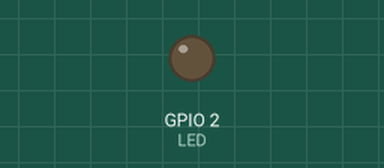
The sketch below on a simulated ESP8266 (NodeMCU). Parts: output pins drawn as LEDs (lit = HIGH). WiFi joins after 1.5 s; servers stay silent unless stated; a WiFi scan finds three made-up networks; what the sketch prints to the serial monitor is not drawn.

Above: at 0.0 s.
Timing chart, 0 to 5.8 s (numbered marks = the images above):
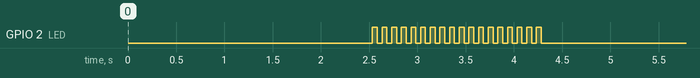

The sketch:

Clase01_Tarea_Oscar_esp8266.ino
```cpp
//#include<WiFi.h>            //ESP32    https://www.arduino.cc/reference/en/libraries/wifinina/
#include<ESP8266WiFi.h>   //ESP8266  https://arduino-esp8266.readthedocs.io/en/latest/esp8266wifi/readme.html

IPAddress ip(192,168,1,171);        //Static IP to be used in WiFi.config().
IPAddress gateway(192,168,1,254);   //Gateway IP Address configured at WiFi.config().
IPAddress subnet(255,255,255,0);    //Subnet mask configured at WiFi.config().

char ssid[] = "INFINITUM0001";
char password[] = "xsAX6SDA7Q";
#define LED 2 //PullUp resistor; 1:Off; 0: On

void setup()
{
  Serial.begin(115200);
  pinMode(LED,OUTPUT);
  delay(500);   //Delay to let Serial start correclty
  Serial.println("-------------------------------------------------------------------------------------");
  Serial.println("------------------Oscar. Tarea Clase01 WiFi Connection with esp8266------------------");

  WiFiNeighboring();

  Serial.print("\nConnecting to 2.4GHz WiFi, SSID: ");
  Serial.print(ssid);
  Serial.println(" with Static IP Address ");
  WiFi.config(ip, gateway, subnet);
  WiFi.begin(ssid, password);  //Starts the WiFi connection

  while (WiFi.status() != WL_CONNECTED)   //While disconnected: !WL_CONNECTED; 3=connected; 6=disconnected
  {
    //delay(300);
    Serial.print(".");
    for(int i=0; i<6; i++)  //Led Blinking when waiting for connection
    {
      digitalWrite(LED,HIGH);      //Enciende LED
      delay(50);   //100 ms
      digitalWrite(LED,LOW);     //Apaga LED
      delay(50);   //100 ms
    }
  }
  printWiFiStatus();
  printWiFiSettings();
}

void loop()
{
}

void WiFiNeighboring()
{
  Serial.println("\n**WiFi Neighboring Scan in 2.4GHz**\n");
  int NumberOfEntries = WiFi.scanNetworks();   //WiFiNeighboring scan and save NumberOfEntries

  Serial.print("Number of Scaned SSIDs: ");
  Serial.println(NumberOfEntries);

  for(int AccessPoint = 0; AccessPoint < NumberOfEntries; AccessPoint++) //AccesPoint is the NumberOfEntrie to be used
  {
    Serial.print(AccessPoint+1);
    Serial.print( ") SSID: " );
    Serial.print( WiFi.SSID(AccessPoint) );  //This method print the scaned SSID of index "AccessPoint"
    Serial.print( "\tBSSID: " );
    Serial.print( WiFi.BSSIDstr(AccessPoint) );
    Serial.print( "\tRSSI: " );
    Serial.print( WiFi.RSSI(AccessPoint) ); Serial.println(" dBm");
  }
}

void printWiFiStatus()
{
  Serial.printf("\nWiFi Status: ");
  Serial.print(WiFi.status());
  Serial.println("  Connected to WiFi!!!");
  digitalWrite(2,LOW);             //Turn On LED when WiFi is connected
}

void printWiFiSettings()
{
    Serial.println("\n-----Settings of the STA (station): ");
  Serial.print("SSID...............: ");  Serial.println(WiFi.SSID());
  Serial.print("Pre-Shared Key.....: ");  Serial.println(WiFi.psk());
  Serial.print("MAC Address........: ");  Serial.println(WiFi.macAddress());  // 5C:CF:7F:0F:DD:51 (saw in modem)
  Serial.print("BSSID (MAC AP).....: ");  Serial.println(WiFi.BSSIDstr());    // A8:54:A2:26:16:B0 AP
  Serial.printf("Received Signal Strength (RSSI): "); Serial.print(WiFi.RSSI()); Serial.println(" dBm");
  Serial.print("Hostname...........: ");  Serial.println(WiFi.hostname());    // ESP-0FDD51
  Serial.print("Gateway IP.........: ");  Serial.println(WiFi.gatewayIP());
  Serial.print("Static IP Address..: ");  Serial.println(WiFi.localIP());
  Serial.print("Subnet Mask........: ");  Serial.println(WiFi.subnetMask());
  Serial.print("Primary DNS IP.....: ");  Serial.println(WiFi.dnsIP(0));
  Serial.print("Secondary DNS IP...: ");  Serial.println(WiFi.dnsIP(1));
  Serial.printf("\n\n\n");
}
```
